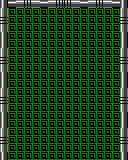

A level layout from a 2D game, rendered from its tile map. Below: a short description, then the map file with its tile-grid data intact:
An orthogonal 16x20 tile map with 8x8 px tiles, 3 tile layers (Background, Frame, Bricks), 3 tilesets.

<map version="1.4" tiledversion="1.4.2" orientation="orthogonal" renderorder="right-down" width="16" height="20" tilewidth="8" tileheight="8" infinite="0" nextlayerid="4" nextobjectid="1">
 <tileset firstgid="1" name="Patterns" tilewidth="8" tileheight="8" tilecount="25" columns="5">
  <image source="patterns.png" trans="ffffff" width="40" height="40" />
 </tileset>
 <tileset firstgid="26" name="Frame" tilewidth="8" tileheight="8" tilecount="6" columns="3">
  <image source="frame.png" width="24" height="16" />
 </tileset>
 <tileset firstgid="32" name="Bricks" tilewidth="16" tileheight="8" tilecount="10" columns="1">
  <image source="bricks.png" width="16" height="80" />
 </tileset>
 <layer id="1" name="Background" width="16" height="20">
  <data encoding="csv">
0,0,0,0,0,0,0,0,0,0,0,0,0,0,0,0,
0,2,2,2,2,2,2,2,2,2,2,2,2,2,2,0,
0,2,2,2,2,2,2,2,2,2,2,2,2,2,2,0,
0,2,2,2,2,2,2,2,2,2,2,2,2,2,2,0,
0,2,2,2,2,2,2,2,2,2,2,2,2,2,2,0,
0,2,2,2,2,2,2,2,2,2,2,2,2,2,2,0,
0,2,2,2,2,2,2,2,2,2,2,2,2,2,2,0,
0,2,2,2,2,2,2,2,2,2,2,2,2,2,2,0,
0,2,2,2,2,2,2,2,2,2,2,2,2,2,2,0,
0,2,2,2,2,2,2,2,2,2,2,2,2,2,2,0,
0,2,2,2,2,2,2,2,2,2,2,2,2,2,2,0,
0,2,2,2,2,2,2,2,2,2,2,2,2,2,2,0,
0,2,2,2,2,2,2,2,2,2,2,2,2,2,2,0,
0,2,2,2,2,2,2,2,2,2,2,2,2,2,2,0,
0,2,2,2,2,2,2,2,2,2,2,2,2,2,2,0,
0,2,2,2,2,2,2,2,2,2,2,2,2,2,2,0,
0,2,2,2,2,2,2,2,2,2,2,2,2,2,2,0,
0,2,2,2,2,2,2,2,2,2,2,2,2,2,2,0,
0,2,2,2,2,2,2,2,2,2,2,2,2,2,2,0,
0,2,2,2,2,2,2,2,2,2,2,2,2,2,2,0
</data>
 </layer>
 <layer id="2" name="Frame" width="16" height="20">
  <data encoding="csv">
26,29,30,31,30,29,30,31,31,30,29,30,31,30,29,26,
27,0,0,0,0,0,0,0,0,0,0,0,0,0,0,27,
28,0,0,0,0,0,0,0,0,0,0,0,0,0,0,28,
27,0,0,0,0,0,0,0,0,0,0,0,0,0,0,27,
26,0,0,0,0,0,0,0,0,0,0,0,0,0,0,26,
26,0,0,0,0,0,0,0,0,0,0,0,0,0,0,26,
27,0,0,0,0,0,0,0,0,0,0,0,0,0,0,27,
28,0,0,0,0,0,0,0,0,0,0,0,0,0,0,28,
27,0,0,0,0,0,0,0,0,0,0,0,0,0,0,27,
26,0,0,0,0,0,0,0,0,0,0,0,0,0,0,26,
26,0,0,0,0,0,0,0,0,0,0,0,0,0,0,26,
27,0,0,0,0,0,0,0,0,0,0,0,0,0,0,27,
28,0,0,0,0,0,0,0,0,0,0,0,0,0,0,28,
27,0,0,0,0,0,0,0,0,0,0,0,0,0,0,27,
26,0,0,0,0,0,0,0,0,0,0,0,0,0,0,26,
26,0,0,0,0,0,0,0,0,0,0,0,0,0,0,26,
27,0,0,0,0,0,0,0,0,0,0,0,0,0,0,27,
28,0,0,0,0,0,0,0,0,0,0,0,0,0,0,28,
27,0,0,0,0,0,0,0,0,0,0,0,0,0,0,27,
26,0,0,0,0,0,0,0,0,0,0,0,0,0,0,26
</data>
 </layer>
 <layer id="3" name="Bricks" width="16" height="20">
  <data encoding="csv">
0,0,0,0,0,0,0,0,0,0,0,0,0,0,0,0,
0,0,0,0,0,0,0,0,0,0,0,0,0,0,0,0,
0,0,0,0,0,0,0,0,0,0,0,0,0,0,0,0,
0,0,0,0,0,0,0,0,0,0,0,0,0,0,0,0,
0,0,0,0,0,0,0,0,0,0,0,0,0,0,0,0,
0,0,0,0,0,0,0,0,0,0,0,0,0,0,0,0,
0,0,0,0,0,0,0,0,0,0,0,0,0,0,0,0,
0,0,0,0,0,0,0,0,0,0,0,0,0,0,0,0,
0,0,0,0,0,0,0,0,0,0,0,0,0,0,0,0,
0,0,0,0,0,0,0,0,0,0,0,0,0,0,0,0,
0,0,0,0,0,0,0,0,0,0,0,0,0,0,0,0,
0,0,0,0,0,0,0,0,0,0,0,0,0,0,0,0,
0,0,0,0,0,0,0,0,0,0,0,0,0,0,0,0,
0,0,0,0,0,0,0,0,0,0,0,0,0,0,0,0,
0,0,0,0,0,0,0,0,0,0,0,0,0,0,0,0,
0,0,0,0,0,0,0,0,0,0,0,0,0,0,0,0,
0,0,0,0,0,0,0,0,0,0,0,0,0,0,0,0,
0,0,0,0,0,0,0,0,0,0,0,0,0,0,0,0,
0,0,0,0,0,0,0,0,0,0,0,0,0,0,0,0,
0,0,0,0,0,0,0,0,0,0,0,0,0,0,0,0
</data>
 </layer>
</map>
